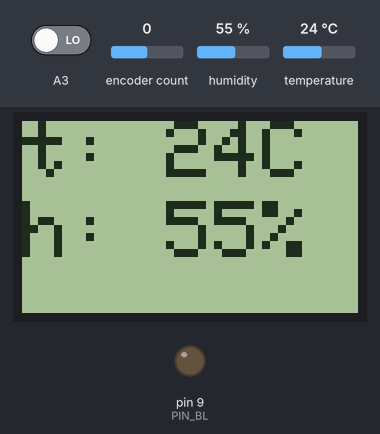
The sketch below on a simulated Arduino Uno, built with avr-gcc and run on an emulated ATmega328P. Parts: 84×48 one-colour display, output pins drawn as LEDs (lit = HIGH). The inputs (shaded band) are chosen by the test bench; at power-on: encoder count 0, humidity 55 %, temperature 24 °C, A3 LOW. Pins used as bus, display or sensor lines are not drawn.

Above: at 1.2 s.
1.3 s: encoder count set to 1
At 2.0 s:
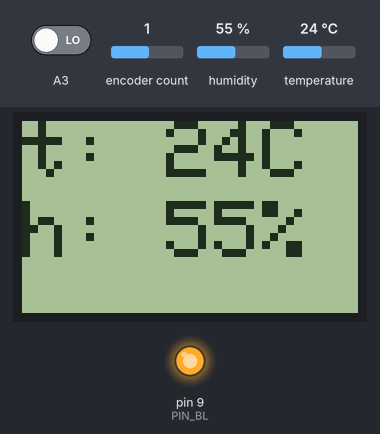
2.8 s: encoder count set to 0
At 3.1 s:
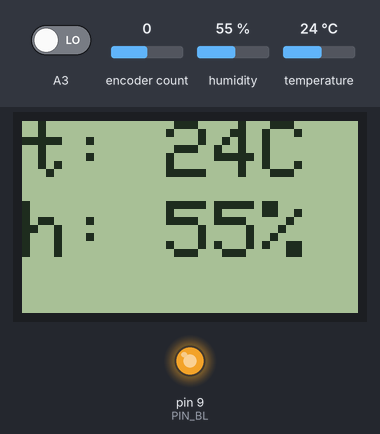
4.3 s: humidity set to 22 %
At 7.7 s:
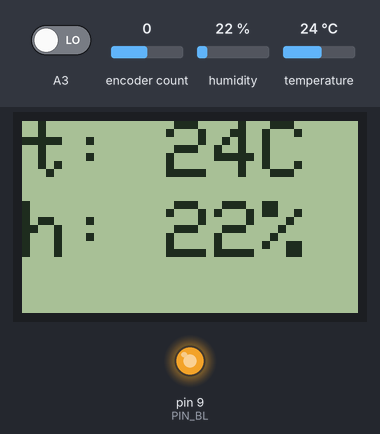
8.5 s: temperature set to 12 °C
At 11.2 s:
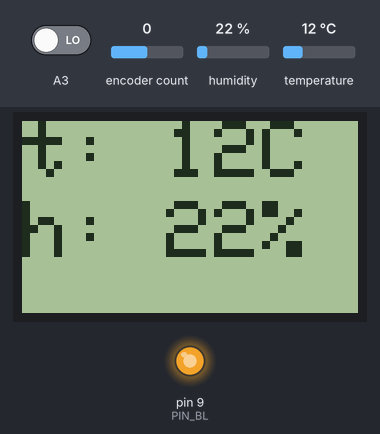
11.5 s: humidity set to 40 %
At 13.5 s:
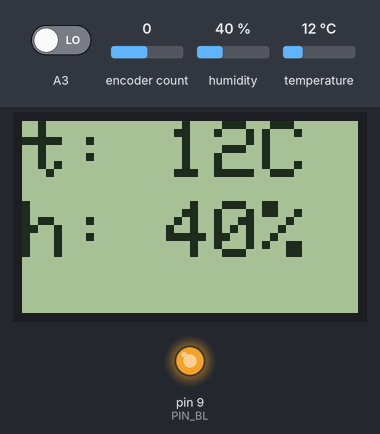
14.5 s: temperature set to 19 °C
At 17.0 s:
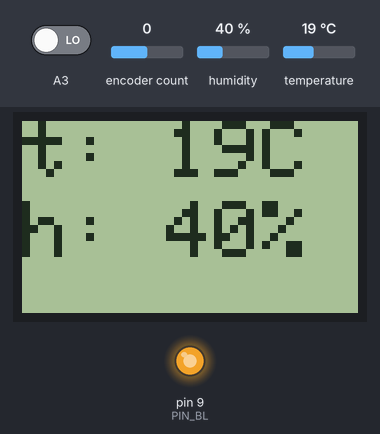
Timing chart, 0 to 18.5 s (numbered marks = the images above; inputs shaded):
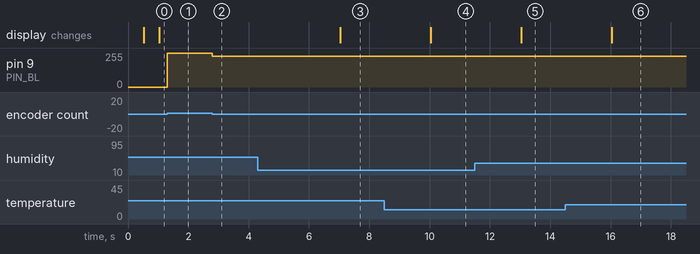

Measured:
- after the input at 1.3 s, pin 9 (PIN_BL): 0/255 → 255/255 at once
- after the input at 2.8 s, pin 9 (PIN_BL): 255/255 → 229/255 at once
- after the input at 4.3 s, the display: changes after 2.7 s (image 3)
- after the input at 8.5 s, the display: changes after 1.5 s (image 4)
- after the input at 11.5 s, the display: changes after 1.5 s (image 5)
- after the input at 14.5 s, the display: changes after 1.5 s (image 6)

The sketch:

moisture-display.ino
```cpp
#include "Arduino.h"
#include <SPI.h>
#include <Adafruit_GFX.h>
#include <Adafruit_PCD8544.h>
#include <DHT.h>
#include <avr/wdt.h>
#include <RotaryEncoder.h>
#include "pin_def.h"

Adafruit_PCD8544 display = Adafruit_PCD8544(PIN_SCLK, PIN_SDIN, PIN_DC, PIN_SCE,
		PIN_RESET);
DHT dht(DHTPIN, DHTTYPE);
RotaryEncoder encoder(ENC_A,ENC_B);

float h = 0;
float t = 0;
String total;

#define read_dht_time 1000
unsigned long prev_ms_dht = 0;

int led_state = LOW;

#define alive_on_time 50
#define alive_cycle_time 5000
unsigned long prev_ms_alive = 0;

#define watchdog_time 250
unsigned long prev_ms_wd = 0;

#define display_time 500
unsigned long prev_ms_display = 0;

unsigned long timer = 0;
#define max_inconsistent 10
unsigned int inconsistent_cnt = max_inconsistent;
bool na_display = false;
bool consistant = true;

#define MAX_BL 10
#define MIN_BL 0
#define INIT_BL 0
unsigned int backlight=INIT_BL;

// The Interrupt Service Routine for Pin Change Interrupt 1
// This routine will only be called on any signal change on A2 and A3: exactly where we need to check.
ISR(PCINT1_vect) {
  encoder.tick(); // just call tick() to check the state.
}

void setup() {
	// You may have to modify the next 2 lines if using other pins than A2 and A3
	PCICR |= (1 << PCIE1);    // This enables Pin Change Interrupt 1 that covers the Analog input pins or Port C.
	PCMSK1 |= (1 << PCINT10) | (1 << PCINT11);  // This enables the interrupt for pin 2 and 3 of Port C.

	wdt_disable();
	dht.begin();
	display.begin();
	// init done

	display.clearDisplay();   // clears the screen and buffer
	// you can change the contrast around to adapt the display
	// for the best viewing!
	display.setContrast(50);
	display.setTextSize(2);

	display.setTextColor(BLACK);
	pinMode(led_id, OUTPUT);
	wdt_enable(WDTO_4S);
}

void loop() {

	static int pos = 0;
	int newPos = encoder.getPosition();

	timer = millis();

	if (timer - prev_ms_wd >= watchdog_time) {
		wdt_reset();
		prev_ms_wd = timer;
	}

	if (led_state == HIGH && (timer - prev_ms_alive >= alive_on_time)) {
		led_state = LOW;
		prev_ms_alive = timer;
		digitalWrite(led_id, led_state);
	}

	if (led_state == LOW
			&& (timer - prev_ms_alive >= alive_cycle_time - alive_on_time)) {
		led_state = HIGH;
		prev_ms_alive = timer;
		digitalWrite(led_id, led_state);
	}

	if (timer - prev_ms_dht >= read_dht_time) {
		prev_ms_dht = timer;
		// Read humidity
		h = dht.readHumidity();
		// Read temperature as Celsius (the default)
		t = dht.readTemperature();

		if (isnan(h) || isnan(t)) {
			consistant = false;
			inconsistent_cnt--;
			if (inconsistent_cnt == 0) {
				na_display = true;
			}
		} else {
			consistant = true;
			na_display = false;
			inconsistent_cnt = max_inconsistent;
		}
	}

	if (timer - prev_ms_display >= display_time) {
		prev_ms_display = timer;
		if (consistant) {
			display.clearDisplay();
			display.setCursor(0, 0);
			total = "t: " + String(t, 0) + "C";
			display.println(total.c_str());

			total = "h: " + String(h, 0) + "%";
			display.setCursor(0, 20);
			display.println(total.c_str());
			display.display();
		} else {
			if (na_display) {
				display.clearDisplay();
				display.setCursor(0, 0);
				total = "t:Error";
				display.println(total.c_str());

				total = "h:Error";
				display.setCursor(0, 20);
				display.println(total.c_str());
				display.display();
			}
		}
	}
	 if (pos != newPos) {
		 if (pos>newPos) {
			 if (backlight<MAX_BL) {
				 backlight++;
			 }

		 }
		 else {
			 if (backlight>MIN_BL) {
				 backlight--;
			 }
		 }
		 analogWrite(PIN_BL,(MAX_BL-backlight)*255/MAX_BL);
		 pos = newPos;
	 }

}
```

pin_def.h
```cpp
/*
 * pin_def.h
 *
 *  Created on: 12 mar. 2018
 *      Author: dedalodaelus
 */

#define led_id LED_BUILTIN

#ifndef PIN_DEF_H_
#define PIN_DEF_H_

#define ENC_A A2
#define ENC_B A3
#define ENC_BTN 8

#define DHTTYPE DHT11   // DHT 11
#define DHTPIN 12 // what digital pin we're connected to


#define PIN_RESET 7  // LCD1 Reset
#define PIN_SCE   6  // LCD2 Chip Select
#define PIN_DC    5   // LCD3 Dat/Command
#define PIN_SDIN  4   // LCD4 Data in
#define PIN_SCLK  13   // LCD5 Clk
#define PIN_BL    9   // LCD7 Vled
              // LCD6 Vcc
              // LCD7 Vled
              // LCD8 Gnd


#endif /* PIN_DEF_H_ */
```

sloeber.ino.cpp
```cpp
#ifdef __IN_ECLIPSE__
//This is a automatic generated file
//Please do not modify this file
//If you touch this file your change will be overwritten during the next build
//This file has been generated on 2018-03-12 00:25:35

#include "Arduino.h"
#include "Arduino.h"
#include <SPI.h>
#include <Adafruit_GFX.h>
#include <Adafruit_PCD8544.h>
#include <DHT.h>
#include <avr/wdt.h>
#include <RotaryEncoder.h>
#include "pin_def.h"

ISR(PCINT1_vect) ;
void setup() ;
void loop() ;


#include "moisture-display.ino"

#endif
```
